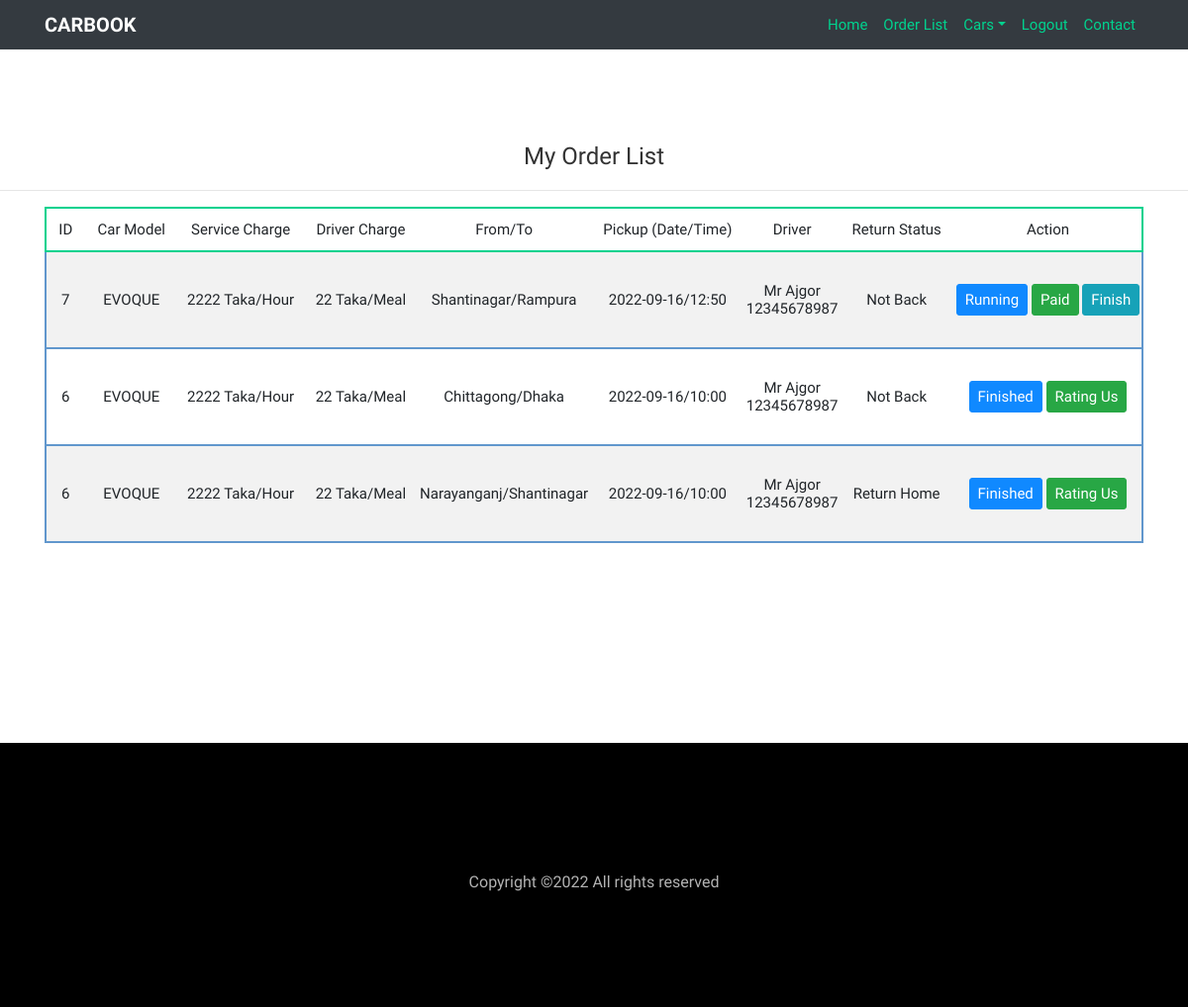
/orderlist.php (signed in), run on the app's committed database.
### tables this page shows
CREATE TABLE `orders` (
  `Oid` int(11) NOT NULL,
  `car_id` int(11) NOT NULL,
  `user_id` int(11) NOT NULL,
  `driver_id` int(11) DEFAULT NULL,
  `pickup_location` text NOT NULL,
  `dropup_location` text NOT NULL,
  `date` varchar(191) NOT NULL,
  `time` varchar(191) NOT NULL,
  `trip_loop` tinyint(4) NOT NULL,
  `payment_status` tinyint(4) NOT NULL DEFAULT 0,
  `status` tinyint(4) NOT NULL,
  `created_at` timestamp NOT NULL DEFAULT current_timestamp()
);

CREATE TABLE `cars` (
  `id` int(11) NOT NULL,
  `cat_id` int(11) NOT NULL,
  `name` varchar(200) NOT NULL,
  `model` varchar(200) NOT NULL,
  `mileage` varchar(200) NOT NULL,
  `seats` int(11) NOT NULL,
  `fuel` varchar(200) NOT NULL,
  `service_charge` varchar(200) NOT NULL,
  `driver_food_charge` varchar(200) NOT NULL,
  `description` text NOT NULL,
  `image` varchar(155) NOT NULL,
  `transmission` varchar(155) NOT NULL DEFAULT 'Manual',
  `airconditions` tinytext NOT NULL,
  `child_seat` tinytext NOT NULL,
  `gps` tinyint(4) NOT NULL,
  `luggage` tinytext NOT NULL,
  `music` tinytext NOT NULL,
  `seat_belt` tinyint(4) NOT NULL,
  `sleeping_bed` tinyint(4) NOT NULL,
  `water` tinyint(4) NOT NULL,
  `bluetooth` tinyint(4) NOT NULL,
  `onboard_computer` tinyint(4) NOT NULL,
  `audio_input` tinyint(4) NOT NULL,
  `long_term_trips` tinyint(4) NOT NULL,
  `car_kit` tinyint(4) NOT NULL,
  `remote_central_locking` tinyint(4) NOT NULL,
  `climate_control` tinyint(4) NOT NULL,
  `flag` tinyint(4) NOT NULL,
  `created_at` timestamp NOT NULL DEFAULT current_timestamp()
);

CREATE TABLE `drivers` (
  `driver_id` int(11) NOT NULL,
  `driver_name` varchar(191) NOT NULL,
  `driver_phone` varchar(191) NOT NULL,
  `driver_license` varchar(255) NOT NULL,
  `driver_address` text NOT NULL,
  `is_active` tinyint(4) NOT NULL DEFAULT 0,
  `join_at` timestamp NOT NULL DEFAULT current_timestamp(),
  `flag` tinyint(4) NOT NULL DEFAULT 0
);

### orderlist.php (the view, shortened to what this page needs)
<?php include 'header.php';
?>
<section class="ftco-section contact-section">
    <h4 class="d-flex justify-content-center">My Order List</h4>
    <hr>
    <div class="container">
        <div class="row d-flex mb-5 contact-info">
            <div class="col-md-12 block-9 mb-md-5">
                <table class="table table-striped" id="datatablesSimple">
                    <thead>
                        <tr style="border: 2px solid #01d28e; text-align:center;">
                            <th>ID</th>
                            <th>Car Model</th>
                            <th>Service Charge</th>
                            <th>Driver Charge</th>
                            <th>From/To</th>
                            <th>Pickup (Date/Time)</th>
                            <th>Driver</th>
                            <th>Return Status</th>
                            <th>Action</th>
                        </tr>
                    </thead>
                    <tbody style="margin-top: 10px;">
                        <?php
                        $user_id = $_SESSION['id'];
                        $query = "SELECT * FROM orders LEFT JOIN cars
                        ON cars.id = orders.car_id LEFT JOIN drivers
                        ON orders.driver_id = drivers.driver_id
                        where orders.user_id=$user_id Order By orders.status asc";
                        $result = $con->query($query);
                        if ($result->num_rows > 0) {
                            foreach ($result as $key => $value) {
                        ?>
                                <tr style="border: 2px solid #6197cd; text-align:center;">
                                    <td><?php echo $value['id']; ?></td>
                                    <td><?php echo $value['model']; ?></td>
                                    <td><?php echo $value['service_charge']; ?> Taka/Hour</td>
                                    <td><?php echo $value['driver_food_charge']; ?> Taka/Meal</td>
                                    <td><?php echo $value['pickup_location']; ?>/<?php echo $value['dropup_location']; ?></td>
                                    <td><?php echo $value['date']; ?>/<?php echo $value['time']; ?></td>
                                    <td>
                                        <?php echo $value['driver_name'] . "<br>" . $value['driver_phone']; ?>
                                    </td>
                                    <td>
                                        <?php
                                        if ($value['trip_loop'] == 0) {
                                            echo "Not Back";
                                        } elseif ($value['trip_loop'] == 1) {
                                            echo "Return Home";
                                        } else {
                                            echo "Something went wrong";
                                        }
                                        ?>
                                    </td>
                                    <td>
                                        <?php
                                        if ($value['status'] == 0) {
                                            echo "<button class='btn btn-primary btn-sm'>Pending</button>"; ?>
                                            <a href="?delid=<?php echo $value['Oid']; ?>" class="btn btn-danger btn-sm">Cancel</a>
                                        <?php } elseif ($value['status'] == 1) {
                                            echo "<button class='btn btn-primary btn-sm'>Running</button>";
                                        ?>
                                            <?php if ($value['payment_status'] == 0) { ?>
                                                <a href="?paymentid=<?php echo $value['Oid']; ?>" class="btn btn-info btn-sm">Pay</a>
                                            <?php } else {
                                                echo "<button class='btn btn-success btn-sm'>Paid</button>";
                                            } ?>
                                            <a href="?confirmid=<?php echo $value['Oid']; ?>" class="btn btn-info btn-sm">Finish</a>
                                        <?php } else {
                                            echo "<button class='btn btn-primary btn-sm'>Finished</button>"; ?>
                                            <a href="car-single.php?carid=<?php echo $value['car_id']; ?>" class="btn btn-success btn-sm">Rating Us</a>
                                        <?php } ?>
                                    </td>
                                </tr>
                        <?php }
                        } ?>
                    </tbody>
                </table>
            </div>
        </div>
    </div>
</section>
<?php include 'footer.php'; ?>

### orderlist.php (style rules this page uses)
.table thead th { border-bottom: 2px solid #01d28e !important; border-radius: 10px !important; }
body { background-color: #fff; margin: 0; padding: 0; font-family: 'Oxygen', sans-serif; color: #444; font-size: 15px; line-height: 18px; font-weight: 300; }

### data on the page
orders: car "7", car.model "EVOQUE", car.service_charge "2222", car.driver_food_charge "22", pickup_location "Shantinagar", dropup_location "Rampura", date "2022-09-16", time "12:50", driver.driver_name "Mr Ajgor", driver.driver_phone "12345678987", trip_loop "Not Back", payment_status "Paid"
orders: car "6", car.model "EVOQUE", car.service_charge "2222", car.driver_food_charge "22", pickup_location "Chittagong", dropup_location "Dhaka", date "2022-09-16", time "10:00", driver.driver_name "Mr Ajgor", driver.driver_phone "12345678987", trip_loop "Not Back"
orders: car "6", car.model "EVOQUE", car.service_charge "2222", car.driver_food_charge "22", pickup_location "Narayanganj", dropup_location "Shantinagar", date "2022-09-16", time "10:00", driver.driver_name "Mr Ajgor", driver.driver_phone "12345678987", trip_loop "Return Home"
